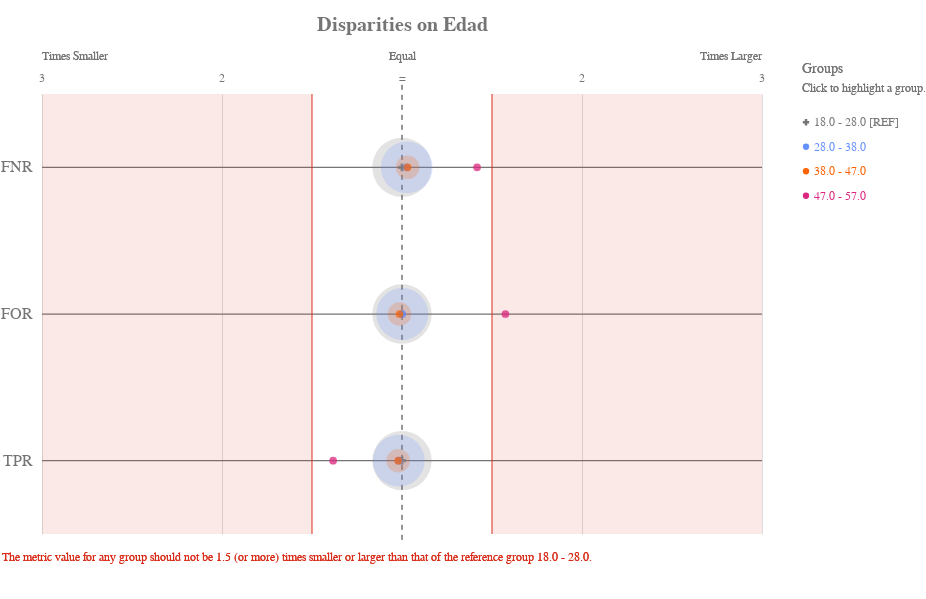

Here is the notebook cell this chart was saved with:
### Code cell
ap.disparity(grupo_definido, metrics, 'Edad', fairness_threshold = disparity_tolerance)

### Figure 1 — Vega-Lite specification as saved in the notebook (floating-point values rounded to 4 significant figures)
{"config": {"view": {"continuousWidth": 400, "continuousHeight": 300, "strokeWidth": 0}, "axisLeft": {"labelColor": "rgb(117,117,117)", "labelFont": "Arial", "labelFontSize": 16}, "title": {"align": "center", "baseline": "middle", "color": "rgb(117,117,117)", "font": "Arial", "fontSize": 20, "fontWeight": "bold"}}, "layer": [{"data": {"name": "data-f13954335fe7cb3d572699dbbbe0ffdc"}, "mark": {"type": "rule", "stroke": "rgb(117,117,117)", "strokeWidth": 1.25, "tooltip": ""}, "encoding": {"x": {"type": "quantitative", "field": "x", "scale": {"domain": [-2, 2], "range": [40.0, 760.0]}}, "x2": {"field": "x2"}, "y": {"type": "nominal", "axis": {"domain": false, "labelAngle": 0, "labelPadding": -30, "orient": "left", "ticks": false, "title": ""}, "field": "metric", "scale": {"domain": ["FNR", "FOR", "TPR"], "range": [55.0, 495.0]}}}}, {"data": {"name": "data-79dd248bdaa0ea02c535240e8ad022c8"}, "mark": {"type": "rule", "stroke": "rgb(117,117,117)", "strokeDash": [5, 5], "strokeWidth": 1}, "encoding": {"tooltip": {"value": "18.0 - 28.0 [REF]"}, "x": {"value": 400.0}, "y": {"value": 45.83}, "y2": {"value": 504.2}}}, {"data": {"name": "data-c233327f4cd9b4c2df31bf8015c83e4a"}, "mark": {"type": "text", "align": "center", "color": "rgb(117,117,117)", "font": "Arial", "fontSize": 12, "fontWeight": "normal", "tooltip": ""}, "encoding": {"text": {"type": "nominal", "field": "label"}, "x": {"type": "quantitative", "field": "value", "scale": {"domain": [-2, 2], "range": [40.0, 760.0]}}, "y": {"value": 38.5}}}, {"layer": [{"mark": {"type": "text", "align": "left", "fill": "rgb(117,117,117)", "font": "Arial", "fontSize": 12, "fontWeight": "normal", "tooltip": ""}, "encoding": {"text": {"value": "Times Smaller"}, "x": {"value": 40.0}, "y": {"value": 16.5}}}, {"mark": {"type": "text", "align": "right", "fill": "rgb(117,117,117)", "font": "Arial", "fontSize": 12, "fontWeight": "normal", "tooltip": ""}, "encoding": {"text": {"value": "Times Larger"}, "x": {"value": 760.0}, "y": {"value": 16.5}}}, {"mark": {"type": "text", "align": "center", "fill": "rgb(117,117,117)", "font": "Arial", "fontSize": 12, "fontWeight": "normal", "tooltip": ""}, "encoding": {"text": {"value": "Equal"}, "x": {"value": 400.0}, "y": {"value": 16.5}}}], "data": {"name": "data-79dd248bdaa0ea02c535240e8ad022c8"}}, {"layer": [{"mark": {"type": "rule", "opacity": 0.8, "stroke": "rgb(217, 46, 28)", "strokeWidth": 1.25, "tooltip": ""}, "encoding": {"x": {"type": "quantitative", "field": "min", "scale": {"domain": [-2, 2], "range": [40.0, 760.0]}}, "y": {"value": 55.0}, "y2": {"value": 495.0}}}, {"mark": {"type": "rule", "opacity": 0.8, "stroke": "rgb(217, 46, 28)", "strokeWidth": 1.25, "tooltip": ""}, "encoding": {"x": {"type": "quantitative", "field": "max", "scale": {"domain": [-2, 2], "range": [40.0, 760.0]}}, "y": {"value": 55.0}, "y2": {"value": 495.0}}}, {"layer": [{"mark": {"type": "rect", "fill": "rgb(217, 46, 28)", "opacity": 0.1, "tooltip": ""}, "encoding": {"x": {"type": "quantitative", "field": "min", "scale": {"domain": [-2, 2], "range": [40.0, 760.0]}}, "x2": {"field": "lower_end"}, "y": {"value": 55.0}, "y2": {"value": 495.0}}}, {"mark": {"type": "rect", "fill": "rgb(217, 46, 28)", "opacity": 0.1, "tooltip": ""}, "encoding": {"x": {"type": "quantitative", "field": "max", "scale": {"domain": [-2, 2], "range": [40.0, 760.0]}}, "x2": {"field": "upper_end"}, "y": {"value": 55.0}, "y2": {"value": 495.0}}}]}, {"data": {"name": "data-79dd248bdaa0ea02c535240e8ad022c8"}, "mark": {"type": "text", "align": "left", "baseline": "top", "fill": "rgb(217, 46, 28)", "font": "Arial", "fontSize": 12, "fontWeight": "normal", "tooltip": ""}, "encoding": {"text": {"value": "The metric value for any group should not be 1.5 (or more) times smaller or larger than that of the reference group 18.0 - 28.0."}, "x": {"value": 0}, "y": {"value": 513.3}}}], "data": {"name": "data-11d5890412809b582c0a6b685ba430ea"}}, {"layer": [{"mark": "circle"}, {"data": {"name": "data-fb261b63ba785a42c545a0c0bdf1f937"}, "mark": {"type": "circle", "opacity": 0.2}, "encoding": {"color": {"condition": {"type": "nominal", "field": "attribute_value", "legend": null, "scale": {"domain": ["18.0 - 28.0", "28.0 - 38.0", "38.0 - 47.0", "47.0 - 57.0"], "range": ["rgb(117,117,117)", "rgb(100, 143, 255)", "rgb(254, 97, 0)", "rgb(220, 38, 127)", "rgb(255, 176, 0)", "rgb(120, 94, 240)"]}, "selection": "selector033"}, "value": "rgb(224,224,224)"}, "size": {"type": "quantitative", "field": "group_size", "legend": null, "scale": {"domain": [0, 3109.0], "range": [0, 4224.0]}}, "tooltip": [{"type": "nominal", "field": "attribute_value", "title": "Group"}, {"type": "nominal", "field": "tooltip_group_size", "title": "Group Size"}, {"type": "nominal", "field": "tooltip_disparity_explanation_fnr", "title": "Disparity"}, {"type": "quantitative", "field": "fnr", "format": ".2f", "title": "FNR"}], "x": {"type": "quantitative", "axis": {"domain": false, "labels": false, "ticks": false, "title": null, "values": [1, 2, -2, -1]}, "field": "fnr_disparity_scaled", "scale": {"domain": [-2, 2], "range": [40.0, 760.0]}}, "y": {"type": "nominal", "axis": {"domain": false, "grid": false, "labels": false, "ticks": false, "title": " "}, "field": "metric_variable", "scale": {"domain": ["FNR", "FOR", "TPR"], "range": [55.0, 495.0]}}}, "selection": {"selector035": {"type": "multi", "empty": "all", "fields": ["attribute_value"]}}, "transform": [{"calculate": "'FNR'", "as": "metric_variable"}]}, {"data": {"name": "data-fb261b63ba785a42c545a0c0bdf1f937"}, "mark": {"type": "circle", "opacity": 0.2}, "encoding": {"color": {"condition": {"type": "nominal", "field": "attribute_value", "legend": null, "scale": {"domain": ["18.0 - 28.0", "28.0 - 38.0", "38.0 - 47.0", "47.0 - 57.0"], "range": ["rgb(117,117,117)", "rgb(100, 143, 255)", "rgb(254, 97, 0)", "rgb(220, 38, 127)", "rgb(255, 176, 0)", "rgb(120, 94, 240)"]}, "selection": "selector033"}, "value": "rgb(224,224,224)"}, "size": {"type": "quantitative", "field": "group_size", "legend": null, "scale": {"domain": [0, 3109.0], "range": [0, 4224.0]}}, "tooltip": [{"type": "nominal", "field": "attribute_value", "title": "Group"}, {"type": "nominal", "field": "tooltip_group_size", "title": "Group Size"}, {"type": "nominal", "field": "tooltip_disparity_explanation_for", "title": "Disparity"}, {"type": "quantitative", "field": "for", "format": ".2f", "title": "FOR"}], "x": {"type": "quantitative", "axis": {"domain": false, "labels": false, "ticks": false, "title": null, "values": [1, 2, -2, -1]}, "field": "for_disparity_scaled", "scale": {"domain": [-2, 2], "range": [40.0, 760.0]}}, "y": {"type": "nominal", "axis": {"domain": false, "grid": false, "labels": false, "ticks": false, "title": " "}, "field": "metric_variable", "scale": {"domain": ["FNR", "FOR", "TPR"], "range": [55.0, 495.0]}}}, "selection": {"selector037": {"type": "multi", "empty": "all", "fields": ["attribute_value"]}}, "transform": [{"calculate": "'FOR'", "as": "metric_variable"}]}, {"data": {"name": "data-fb261b63ba785a42c545a0c0bdf1f937"}, "mark": {"type": "circle", "opacity": 0.2}, "encoding": {"color": {"condition": {"type": "nominal", "field": "attribute_value", "legend": null, "scale": {"domain": ["18.0 - 28.0", "28.0 - 38.0", "38.0 - 47.0", "47.0 - 57.0"], "range": ["rgb(117,117,117)", "rgb(100, 143, 255)", "rgb(254, 97, 0)", "rgb(220, 38, 127)", "rgb(255, 176, 0)", "rgb(120, 94, 240)"]}, "selection": "selector033"}, "value": "rgb(224,224,224)"}, "size": {"type": "quantitative", "field": "group_size", "legend": null, "scale": {"domain": [0, 3109.0], "range": [0, 4224.0]}}, "tooltip": [{"type": "nominal", "field": "attribute_value", "title": "Group"}, {"type": "nominal", "field": "tooltip_group_size", "title": "Group Size"}, {"type": "nominal", "field": "tooltip_disparity_explanation_tpr", "title": "Disparity"}, {"type": "quantitative", "field": "tpr", "format": ".2f", "title": "TPR"}], "x": {"type": "quantitative", "axis": {"domain": false, "labels": false, "ticks": false, "title": null, "values": [1, 2, -2, -1]}, "field": "tpr_disparity_scaled", "scale": {"domain": [-2, 2], "range": [40.0, 760.0]}}, "y": {"type": "nominal", "axis": {"domain": false, "grid": false, "labels": false, "ticks": false, "title": " "}, "field": "metric_variable", "scale": {"domain": ["FNR", "FOR", "TPR"], "range": [55.0, 495.0]}}}, "selection": {"selector039": {"type": "multi", "empty": "all", "fields": ["attribute_value"]}}, "transform": [{"calculate": "'TPR'", "as": "metric_variable"}]}, {"layer": [{"mark": "point"}, {"data": {"name": "data-fb261b63ba785a42c545a0c0bdf1f937"}, "mark": {"type": "point", "filled": true, "size": 60}, "encoding": {"color": {"condition": {"type": "nominal", "field": "attribute_value", "legend": null, "scale": {"domain": ["18.0 - 28.0", "28.0 - 38.0", "38.0 - 47.0", "47.0 - 57.0"], "range": ["rgb(117,117,117)", "rgb(100, 143, 255)", "rgb(254, 97, 0)", "rgb(220, 38, 127)", "rgb(255, 176, 0)", "rgb(120, 94, 240)"]}, "selection": "selector033"}, "value": "rgb(224,224,224)"}, "shape": {"type": "nominal", "field": "attribute_value", "legend": null, "scale": {"domain": ["18.0 - 28.0", "28.0 - 38.0", "38.0 - 47.0", "47.0 - 57.0"], "range": ["cross", "circle", "circle", "circle"]}}, "tooltip": [{"type": "nominal", "field": "attribute_value", "title": "Group"}, {"type": "nominal", "field": "tooltip_group_size", "title": "Group Size"}, {"type": "nominal", "field": "tooltip_disparity_explanation_fnr", "title": "Disparity"}, {"type": "quantitative", "field": "fnr", "format": ".2f", "title": "FNR"}], "x": {"type": "quantitative", "axis": {"domain": false, "labels": false, "ticks": false, "title": null, "values": [1, 2, -2, -1]}, "field": "fnr_disparity_scaled", "scale": {"domain": [-2, 2], "range": [40.0, 760.0]}}, "y": {"type": "nominal", "axis": {"domain": false, "grid": false, "labels": false, "ticks": false, "title": " "}, "field": "metric_variable", "scale": {"domain": ["FNR", "FOR", "TPR"], "range": [55.0, 495.0]}}}, "selection": {"selector034": {"type": "multi", "empty": "all", "fields": ["attribute_value"]}}, "transform": [{"calculate": "'FNR'", "as": "metric_variable"}]}, {"data": {"name": "data-fb261b63ba785a42c545a0c0bdf1f937"}, "mark": {"type": "point", "filled": true, "size": 60}, "encoding": {"color": {"condition": {"type": "nominal", "field": "attribute_value", "legend": null, "scale": {"domain": ["18.0 - 28.0", "28.0 - 38.0", "38.0 - 47.0", "47.0 - 57.0"], "range": ["rgb(117,117,117)", "rgb(100, 143, 255)", "rgb(254, 97, 0)", "rgb(220, 38, 127)", "rgb(255, 176, 0)", "rgb(120, 94, 240)"]}, "selection": "selector033"}, "value": "rgb(224,224,224)"}, "shape": {"type": "nominal", "field": "attribute_value", "legend": null, "scale": {"domain": ["18.0 - 28.0", "28.0 - 38.0", "38.0 - 47.0", "47.0 - 57.0"], "range": ["cross", "circle", "circle", "circle"]}}, "tooltip": [{"type": "nominal", "field": "attribute_value", "title": "Group"}, {"type": "nominal", "field": "tooltip_group_size", "title": "Group Size"}, {"type": "nominal", "field": "tooltip_disparity_explanation_for", "title": "Disparity"}, {"type": "quantitative", "field": "for", "format": ".2f", "title": "FOR"}], "x": {"type": "quantitative", "axis": {"domain": false, "labels": false, "ticks": false, "title": null, "values": [1, 2, -2, -1]}, "field": "for_disparity_scaled", "scale": {"domain": [-2, 2], "range": [40.0, 760.0]}}, "y": {"type": "nominal", "axis": {"domain": false, "grid": false, "labels": false, "ticks": false, "title": " "}, "field": "metric_variable", "scale": {"domain": ["FNR", "FOR", "TPR"], "range": [55.0, 495.0]}}}, "selection": {"selector036": {"type": "multi", "empty": "all", "fields": ["attribute_value"]}}, "transform": [{"calculate": "'FOR'", "as": "metric_variable"}]}, {"data": {"name": "data-fb261b63ba785a42c545a0c0bdf1f937"}, "mark": {"type": "point", "filled": true, "size": 60}, "encoding": {"color": {"condition": {"type": "nominal", "field": "attribute_value", "legend": null, "scale": {"domain": ["18.0 - 28.0", "28.0 - 38.0", "38.0 - 47.0", "47.0 - 57.0"], "range": ["rgb(117,117,117)", "rgb(100, 143, 255)", "rgb(254, 97, 0)", "rgb(220, 38, 127)", "rgb(255, 176, 0)", "rgb(120, 94, 240)"]}, "selection": "selector033"}, "value": "rgb(224,224,224)"}, "shape": {"type": "nominal", "field": "attribute_value", "legend": null, "scale": {"domain": ["18.0 - 28.0", "28.0 - 38.0", "38.0 - 47.0", "47.0 - 57.0"], "range": ["cross", "circle", "circle", "circle"]}}, "tooltip": [{"type": "nominal", "field": "attribute_value", "title": "Group"}, {"type": "nominal", "field": "tooltip_group_size", "title": "Group Size"}, {"type": "nominal", "field": "tooltip_disparity_explanation_tpr", "title": "Disparity"}, {"type": "quantitative", "field": "tpr", "format": ".2f", "title": "TPR"}], "x": {"type": "quantitative", "axis": {"domain": false, "labels": false, "ticks": false, "title": null, "values": [1, 2, -2, -1]}, "field": "tpr_disparity_scaled", "scale": {"domain": [-2, 2], "range": [40.0, 760.0]}}, "y": {"type": "nominal", "axis": {"domain": false, "grid": false, "labels": false, "ticks": false, "title": " "}, "field": "metric_variable", "scale": {"domain": ["FNR", "FOR", "TPR"], "range": [55.0, 495.0]}}}, "selection": {"selector038": {"type": "multi", "empty": "all", "fields": ["attribute_value"]}}, "transform": [{"calculate": "'TPR'", "as": "metric_variable"}]}]}]}, {"layer": [{"mark": {"type": "point", "filled": true, "opacity": 1, "size": 39.48}, "encoding": {"color": {"condition": {"type": "nominal", "field": "attribute_value", "legend": null, "scale": {"domain": ["18.0 - 28.0", "28.0 - 38.0", "38.0 - 47.0", "47.0 - 57.0"], "range": ["rgb(117,117,117)", "rgb(100, 143, 255)", "rgb(254, 97, 0)", "rgb(220, 38, 127)", "rgb(255, 176, 0)", "rgb(120, 94, 240)"]}, "selection": "selector033"}, "value": "rgb(224,224,224)"}, "shape": {"type": "nominal", "field": "attribute_value", "legend": null, "scale": {"domain": ["18.0 - 28.0", "28.0 - 38.0", "38.0 - 47.0", "47.0 - 57.0"], "range": ["cross", "circle", "circle", "circle"]}}, "x": {"value": 804}, "y": {"type": "nominal", "axis": {"domain": false, "grid": false, "labels": false, "ticks": false, "title": " "}, "field": "attribute_value", "scale": {"domain": ["18.0 - 28.0", "28.0 - 38.0", "38.0 - 47.0", "47.0 - 57.0"], "range": [71, 169]}}}, "selection": {"selector033": {"type": "multi", "empty": "all", "fields": ["attribute_value"]}}}, {"mark": {"type": "text", "align": "left", "baseline": "middle", "font": "Arial", "fontSize": 12, "fontWeight": "normal"}, "encoding": {"color": {"condition": {"type": "nominal", "field": "attribute_value", "legend": null, "scale": {"domain": ["18.0 - 28.0", "28.0 - 38.0", "38.0 - 47.0", "47.0 - 57.0"], "range": ["rgb(117,117,117)", "rgb(100, 143, 255)", "rgb(254, 97, 0)", "rgb(220, 38, 127)", "rgb(255, 176, 0)", "rgb(120, 94, 240)"]}, "selection": "selector033"}, "value": "rgb(224,224,224)"}, "text": {"type": "nominal", "field": "label"}, "x": {"value": 812}, "y": {"type": "nominal", "axis": {"domain": false, "grid": false, "labels": false, "ticks": false, "title": " "}, "field": "attribute_value", "scale": {"domain": ["18.0 - 28.0", "28.0 - 38.0", "38.0 - 47.0", "47.0 - 57.0"], "range": [71, 169]}}}, "selection": {"selector040": {"type": "multi", "empty": "all", "fields": ["attribute_value"]}}}, {"data": {"name": "data-79dd248bdaa0ea02c535240e8ad022c8"}, "mark": {"type": "text", "align": "left", "baseline": "middle", "color": "rgb(117,117,117)", "font": "Arial", "fontSize": 12, "fontWeight": "normal"}, "encoding": {"text": {"value": "Click to highlight a group."}, "x": {"value": 800}, "y": {"value": 49}}}, {"data": {"name": "data-79dd248bdaa0ea02c535240e8ad022c8"}, "mark": {"type": "text", "align": "left", "baseline": "middle", "color": "rgb(117,117,117)", "font": "Arial", "fontSize": 14, "fontWeight": "normal"}, "encoding": {"text": {"value": "Groups"}, "x": {"value": 800}, "y": {"value": 30}}}], "data": {"name": "data-4b9fa968a3626ddb5cc080590afc085b"}}], "height": 550, "padding": {"top": 15, "bottom": 10}, "resolve": {"scale": {"size": "independent", "y": "independent"}}, "title": "Disparities on Edad", "width": 800, "$schema": "https://vega.github.io/schema/vega-lite/v4.8.1.json", "datasets": {"data-f13954335fe7cb3d572699dbbbe0ffdc": [{"metric": "FNR", "x": -2, "x2": 2}, {"metric": "FOR", "x": -2, "x2": 2}, {"metric": "TPR", "x": -2, "x2": 2}], "data-79dd248bdaa0ea02c535240e8ad022c8": [{"a": 1, "b": 0}, {"a": 1, "b": 0}], "data-c233327f4cd9b4c2df31bf8015c83e4a": [{"value": 1, "label": 2}, {"value": 2, "label": 3}, {"value": -2, "label": 3}, {"value": -1, "label": 2}, {"value": 0, "label": "="}], "data-11d5890412809b582c0a6b685ba430ea": [{"min": -0.5, "max": 0.5, "lower_end": -2, "upper_end": 2}], "data-fb261b63ba785a42c545a0c0bdf1f937": [{"attribute_name": "Edad", "attribute_value": "18.0 - 28.0", "group_size": 2591, "total_entities": 5007, "fnr": 0.3989, "for": 0.3175, "tpr": 0.6011, "fnr_disparity": 1.0, "for_disparity": 1.0, "tpr_disparity": 1.0, "fnr_disparity_scaled": 0.0, "for_disparity_scaled": 0.0, "tpr_disparity_scaled": 0.0, "tooltip_group_size": "2,591 (51.75%)", "tooltip_disparity_explanation_fnr": "Reference group", "tooltip_disparity_explanation_for": "Reference group", "tooltip_disparity_explanation_tpr": "Reference group"}, {"attribute_name": "Edad", "attribute_value": "28.0 - 38.0", "group_size": 1973, "total_entities": 5007, "fnr": 0.4095, "for": 0.318, "tpr": 0.5905, "fnr_disparity": 1.027, "for_disparity": 1.002, "tpr_disparity": 0.9822, "fnr_disparity_scaled": 0.02676, "for_disparity_scaled": 0.00162, "tpr_disparity_scaled": -0.01807, "tooltip_group_size": "1,973 (39.40%)", "tooltip_disparity_explanation_fnr": "1.03 times larger FNR than the reference group", "tooltip_disparity_explanation_for": "1.00 times larger FOR than the reference group", "tooltip_disparity_explanation_tpr": "1.02 times smaller TPR than the reference group"}, {"attribute_name": "Edad", "attribute_value": "38.0 - 47.0", "group_size": 407, "total_entities": 5007, "fnr": 0.4112, "for": 0.3132, "tpr": 0.5888, "fnr_disparity": 1.031, "for_disparity": 0.9863, "tpr_disparity": 0.9794, "fnr_disparity_scaled": 0.031, "for_disparity_scaled": -0.01394, "tpr_disparity_scaled": -0.021, "tooltip_group_size": "407 (8.13%)", "tooltip_disparity_explanation_fnr": "1.03 times larger FNR than the reference group", "tooltip_disparity_explanation_for": "1.01 times smaller FOR than the reference group", "tooltip_disparity_explanation_tpr": "1.02 times smaller TPR than the reference group"}, {"attribute_name": "Edad", "attribute_value": "47.0 - 57.0", "group_size": 36, "total_entities": 5007, "fnr": 0.5652, "for": 0.5, "tpr": 0.4348, "fnr_disparity": 1.417, "for_disparity": 1.575, "tpr_disparity": 0.7233, "fnr_disparity_scaled": 0.4171, "for_disparity_scaled": 0.5746, "tpr_disparity_scaled": -0.3826, "tooltip_group_size": "36 (0.72%)", "tooltip_disparity_explanation_fnr": "1.42 times larger FNR than the reference group", "tooltip_disparity_explanation_for": "1.57 times larger FOR than the reference group", "tooltip_disparity_explanation_tpr": "1.38 times smaller TPR than the reference group"}], "data-4b9fa968a3626ddb5cc080590afc085b": [{"attribute_value": "18.0 - 28.0", "label": "18.0 - 28.0 [REF]"}, {"attribute_value": "28.0 - 38.0", "label": "28.0 - 38.0"}, {"attribute_value": "38.0 - 47.0", "label": "38.0 - 47.0"}, {"attribute_value": "47.0 - 57.0", "label": "47.0 - 57.0"}]}}
